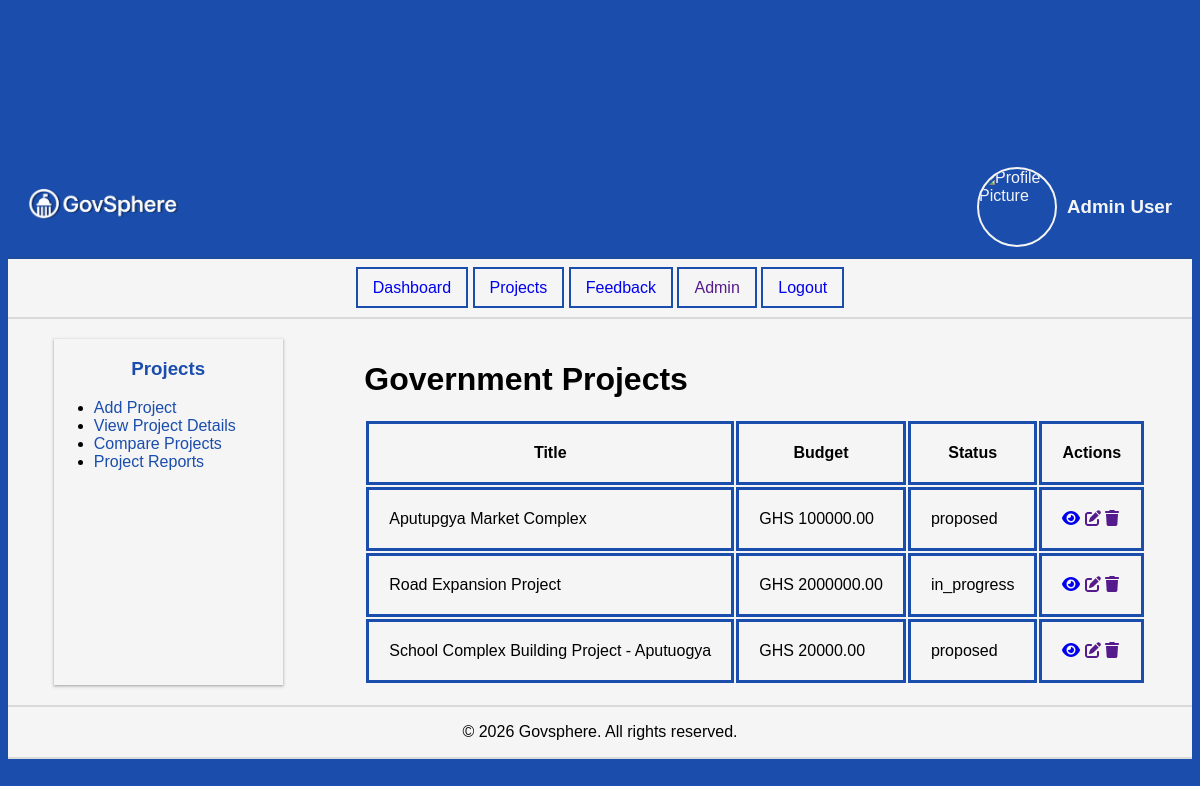
/projects/, run on the app's committed database.
### projects/models.py (models this page shows, shortened)
class Project(models.Model):
    STATUS_CHOICES = (
        ('proposed', 'Pending Approval'),
        ('in_progress', 'In Progress'),
        ('completed', 'Completed'),
    )
    title = models.CharField(max_length=300)
    description = models.TextField()
    budget = models.DecimalField(max_digits=10, decimal_places=2)
    status = models.CharField(max_length=20, choices=STATUS_CHOICES, default='proposed')
    location = models.CharField(max_length=200)
    created_at = models.DateTimeField(auto_now_add=True)
    created_by = models.ForeignKey(settings.AUTH_USER_MODEL, on_delete=models.CASCADE)

### projects/views.py (the view)
# urls.py: path("", views.project_list, name = "project_list"),
def project_list(request):
    all_projects =  Project.objects.all().order_by('title')
    paginator = Paginator(all_projects,10)
    page_number = request.GET.get('page',1)
    page_number = int(page_number)
    if page_number < 1:
        page_number = 1
    elif page_number > paginator.num_pages:
        page_number = paginator.num_pages
    page = paginator.page(page_number)
    data = {
        'all_projects': page.object_list,
        'page': page,
    }
    return render(request, "projects/project_list.html", data)

### templates/projects/project_list.html (shortened to what this page needs)
{% extends "defaults/base.html" %}
{% block content %}
<div class="main-container">
    {% block main_nav %}
    <div class="projects-nav">
        <h3>Projects</h3>
        <ul>
            <li>
                <a href="">Add Project</a>
            </li>
            <li>
                <a href="">View Project Details</a>
            </li>
            <li>
                <a href="">Compare Projects</a>
            </li>
            <li>
                <a href="">Project Reports</a>
            </li>
        </ul>
    </div>
    {% endblock main_nav %}
    {% block projects_main %}
    <div class="project-list">
        <h1>Government Projects </h1>
        <div class="is-project-list">
            <table>
                <tr>
                    <th>Title</th>
                    <th>Budget</th>
                    <th>Status</th>
                    <th>Actions</th>
                </tr>
                {% for project in all_projects %}
                <tr>
                    <td>{{ project.title }}</td>
                    <td>GHS {{ project.budget }}</td>
                    <td>{{ project.status }}</td>
                    <td>
                        <a href="{% url 'project_detail' project.pk %}"><i class="fa-solid fa-eye"></i></a>
                        <a href=""><i class="fa-solid fa-pen-to-square"></i></a>
                        <a href=""><i class="fa-solid fa-trash"></i></a>
                    </td>
                </tr>
                {% empty %}
                <tr>
                    <td colspan="3">No projects available.</td>
                </tr>
                {% endfor %}
            </table>
        </div>
    </div>
    {% endblock projects_main %}
</div>
{% endblock content %}

### templates/defaults/base.html (style rules this page uses)
*, *::before, *::after { box-sizing: border-box; }
body { font-family: Arial, sans-serif; background-color: #1a4dac; display: flex; flex-direction: column; justify-content: center; align-items: center; height: 100vh; }
.main-container { display: flex; gap: 30px; justify-content: space-around; padding: 20px; }
.projects-nav { width: 20%; box-shadow: rgba(60, 64, 67, 0.3) 0px 1px 2px 0px, rgba(60, 64, 67, 0.15) 0px 1px 3px 1px; }
.projects-nav h3 { text-align: center; color:#1a4dac; }
.projects-nav ul { height: 100%; }
.projects-nav a { text-decoration: none; color: #1a4dac; }
td, th { border: 3px solid #1a4dac; padding: 20px; }

### data on the page
Project: title "Aputupgya Market Complex", budget "100000.00", status "proposed"
Project: title "Road Expansion Project", budget "2000000.00", status "in_progress"
Project: title "School Complex Building Project - Aputuogya", budget "20000.00", status "proposed"
